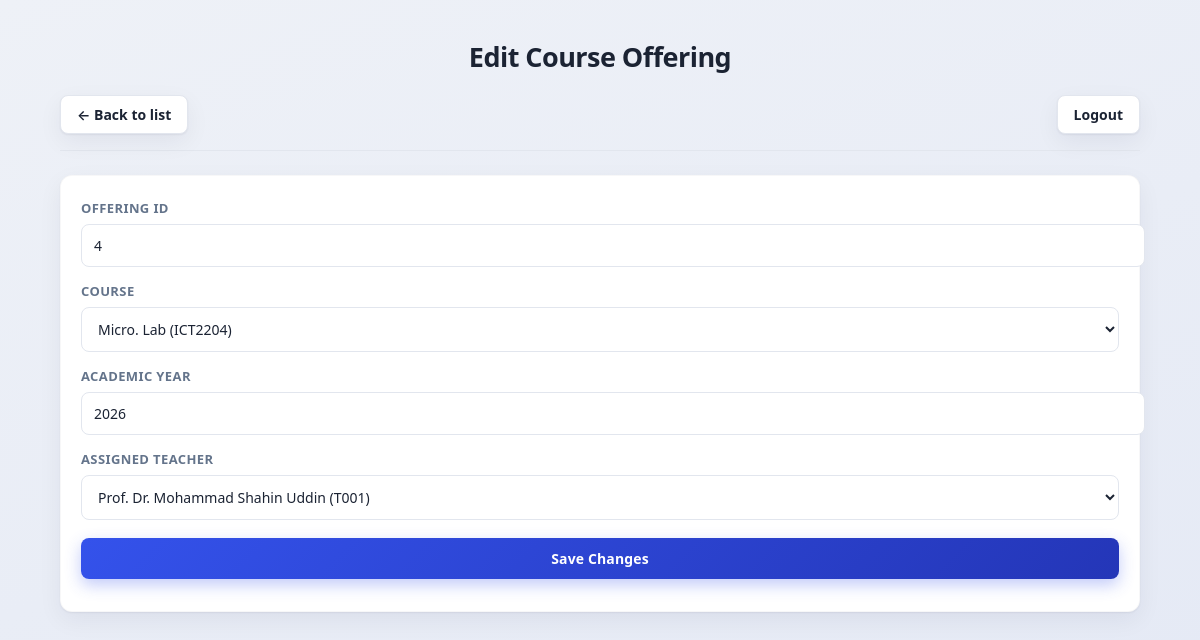
Screenshot of /admin/offerings/4/edit (signed in) with the database file from the repository.
### tables this page shows
CREATE TABLE "CourseOfferings"(
        offering_id INTEGER PRIMARY KEY AUTOINCREMENT,
        course_code TEXT NOT NULL,
        academic_year INTEGER NOT NULL,
        assigned_teacher_id TEXT, archived INTEGER NOT NULL DEFAULT 0,
        FOREIGN KEY(course_code) REFERENCES Courses(course_code),
        FOREIGN KEY(assigned_teacher_id) REFERENCES Teachers(teacher_id),
        UNIQUE(course_code, academic_year)
    );

### attendance_system_backend/admin.py (the view, shortened to what this page needs)
@admin_bp.route("/<entity>/<pk>/edit", methods=["GET", "POST"])
@login_required(role="admin")
def entity_edit(entity, pk):
    if entity not in ENTITY_META:
        return redirect(url_for("admin.dashboard"))
    meta = ENTITY_META[entity]
    conn = get_connection()
    cur = conn.cursor()
    cur.execute(f"SELECT * FROM {meta['table']} WHERE {meta['pk']} = ?", (pk,))
    row = cur.fetchone()
    if row is None:
        conn.close()
        return redirect(url_for("admin.entity_list", entity=entity))
    fields = FIELD_BUILDERS[entity](cur, row)
    conn.close()
    return render_template(
        "admin_entity_form.html",
        entity=entity,
        entity_label=meta["label"],
        is_edit=True,
        fields=fields,
        error=None,
    )

### attendance_system_backend/admin.py (called while the page is built)
def _teacher_choices(cur):
    cur.execute("SELECT teacher_id, name FROM Teachers ORDER BY name")
    return [(r["teacher_id"], f"{r['name']} ({r['teacher_id']})") for r in cur.fetchall()]

def _course_choices(cur):
    cur.execute("SELECT course_code, course_name FROM Courses ORDER BY course_name")
    return [(r["course_code"], f"{r['course_name']} ({r['course_code']})") for r in cur.fetchall()]

def _fields_offerings(cur, row):
    return [
        {"name": "offering_id", "label": "Offering ID", "type": "readonly",
         "value": row["offering_id"] if row else "(assigned automatically)", "required": False},
        {"name": "course_code", "label": "Course", "type": "select",
         "value": row["course_code"] if row else "", "required": True,
         "options": _course_choices(cur)},
        {"name": "academic_year", "label": "Academic Year", "type": "number",
         "value": row["academic_year"] if row else "", "required": True},
        {"name": "assigned_teacher_id", "label": "Assigned Teacher", "type": "select",
         "value": row["assigned_teacher_id"] if row else "", "required": False,
         "options": _teacher_choices(cur)},
    ]

### attendance_system_backend/database.py (called while the page is built, shortened)
def _ensure_schema(conn):
    global _SCHEMA_CHECKED
    if _SCHEMA_CHECKED:
        return

def get_connection():
    conn = sqlite3.connect(DATABASE)
    conn.row_factory = sqlite3.Row
    _ensure_schema(conn)
    return conn

### attendance_system_backend/ui.py (called while the page is built)
def login_required(role=None):
    def decorator(view):
        @wraps(view)
        def wrapped(*args, **kwargs):
            user_role = session.get("role")
            if not user_role:
                return redirect(url_for("ui.login"))
            if role and user_role != role:
                home = ROLE_HOME_ROUTE.get(user_role, "ui.login")
                return redirect(url_for(home))
            return view(*args, **kwargs)
        return wrapped
    return decorator

### attendance_system_backend/templates/admin_entity_form.html (shortened to what this page needs)
<!doctype html>
<html lang="en">
<head>
  <link rel="stylesheet" href="{{ url_for('static', filename='styles.css') }}" />
</head>
<body>
  <div class="container">
    <h1 class="page-title">{{ 'Edit' if is_edit else 'Add' }} {{ entity_label }}</h1>
    <div class="top">
      <a class="logout-btn" href="{{ url_for('admin.entity_list', entity=entity) }}">← Back to list</a>
      <a class="logout-btn" href="{{ url_for('ui.logout') }}">Logout</a>
    </div>
    <div class="card">
      <form method="post">
        {% for field in fields %}
        <label>{{ field.label }}</label>
        {% if field.type == 'select' %}
        <select name="{{ field.name }}" {% if field.required %}required{% endif %}>
          {% for opt_value, opt_label in field.options %}
          <option value="{{ opt_value }}" {% if (field.value|string) == (opt_value|string) %}selected{% endif %}>{{ opt_label }}</option>
          {% endfor %}
        </select>
        {% elif field.type == 'readonly' %}
        <input type="text" value="{{ field.value }}" disabled />
        {% elif field.type == 'password' %}
        <input type="password" name="{{ field.name }}" {% if field.required %}required{% endif %} />
        {% elif field.type == 'number' %}
        <input type="number" step="any" name="{{ field.name }}" value="{{ field.value if field.value is not none else '' }}" {% if field.required %}required{% endif %} />
        {% else %}
        <input type="text" name="{{ field.name }}" value="{{ field.value if field.value is not none else '' }}" {% if field.required %}required{% endif %} />
        {% endif %}
        {% endfor %}
        <button type="submit">{{ 'Save Changes' if is_edit else 'Create' }}</button>
      </form>
    </div>
  </div>
</body>
</html>

### attendance_system_backend/static/styles.css (style rules this page uses)
:root { --bg: #eef1f7; --bg-gradient: linear-gradient(160deg, #eef1f7 0%, #e4e9f5 100%); --card: #ffffff; --text: #1b2333; --muted: #64748b; --line: #e2e6ee; --primary: #3452eb; --primary-dark: #2436b8; --primary-soft: #eef0fe; --danger: #dc2626; --danger-soft: #fdecec; --good: #15803d; --good-soft: #e3f6e9; --good-strong: #0f9d58; --warn: #4d7c0f; --warn-soft: #eef8e0; --radius: 12px; --shadow: 0 1px 2px rgba(20, 25, 45, 0.06), 0 8px 24px rgba(20, 25, 45, 0.06); }
body { margin: 0; font-family: "Segoe UI", "Inter", system-ui, -apple-system, Arial, sans-serif; background: var(--bg-gradient); color: var(--text); min-height: 100vh; box-sizing: border-box; }
.container { max-width: 1080px; margin: 0 auto; padding: 32px 20px 60px; }
.top { display: flex; justify-content: space-between; align-items: center; margin-bottom: 24px; padding-bottom: 16px; border-bottom: 1px solid var(--line); }
.page-title { text-align: center; font-size: 27px; font-weight: 800; letter-spacing: -0.02em; margin: 6px 0 20px; color: var(--text); }
.logout-btn { display: inline-flex; align-items: center; gap: 6px; padding: 9px 16px; border-radius: 8px; background: var(--card); border: 1px solid var(--line); color: var(--text); font-size: 14px; font-weight: 600; box-shadow: var(--shadow); transition: all 0.15s ease; }
.card { background: var(--card); border-radius: var(--radius); padding: 20px; box-shadow: var(--shadow); border: 1px solid rgba(20, 25, 45, 0.03); }
a { color: var(--primary); text-decoration: none; }
input, select, button { width: 100%; padding: 11px 12px; border: 1px solid var(--line); border-radius: 8px; margin-top: 6px; margin-bottom: 12px; font-size: 14px; font-family: inherit; background: #fff; color: var(--text); }
label { font-size: 13px; font-weight: 600; color: var(--muted); text-transform: uppercase; letter-spacing: 0.03em; }
button { background: linear-gradient(135deg, var(--primary), var(--primary-dark)); color: white; border: 0; cursor: pointer; font-weight: 600; letter-spacing: 0.01em; box-shadow: 0 6px 16px rgba(52, 82, 235, 0.3); transition: transform 0.1s ease, box-shadow 0.15s ease; }

### rows the page displays
CourseOfferings: label "COURSE", course_code "Micro. Lab (ICT2204)", label "ACADEMIC YEAR", academic_year "2026", label "ASSIGNED TEACHER", assigned_teacher_id "Prof. Dr. Mohammad Shahin Uddin (T001)"

### other values shown
{{ 'Edit' if is_edit else 'Add' }} "Edit"
{{ entity_label }} "Course Offering"
{{ field.label }} "OFFERING ID"
{{ 'Save Changes' if is_edit else 'Create' }} "Save Changes"
